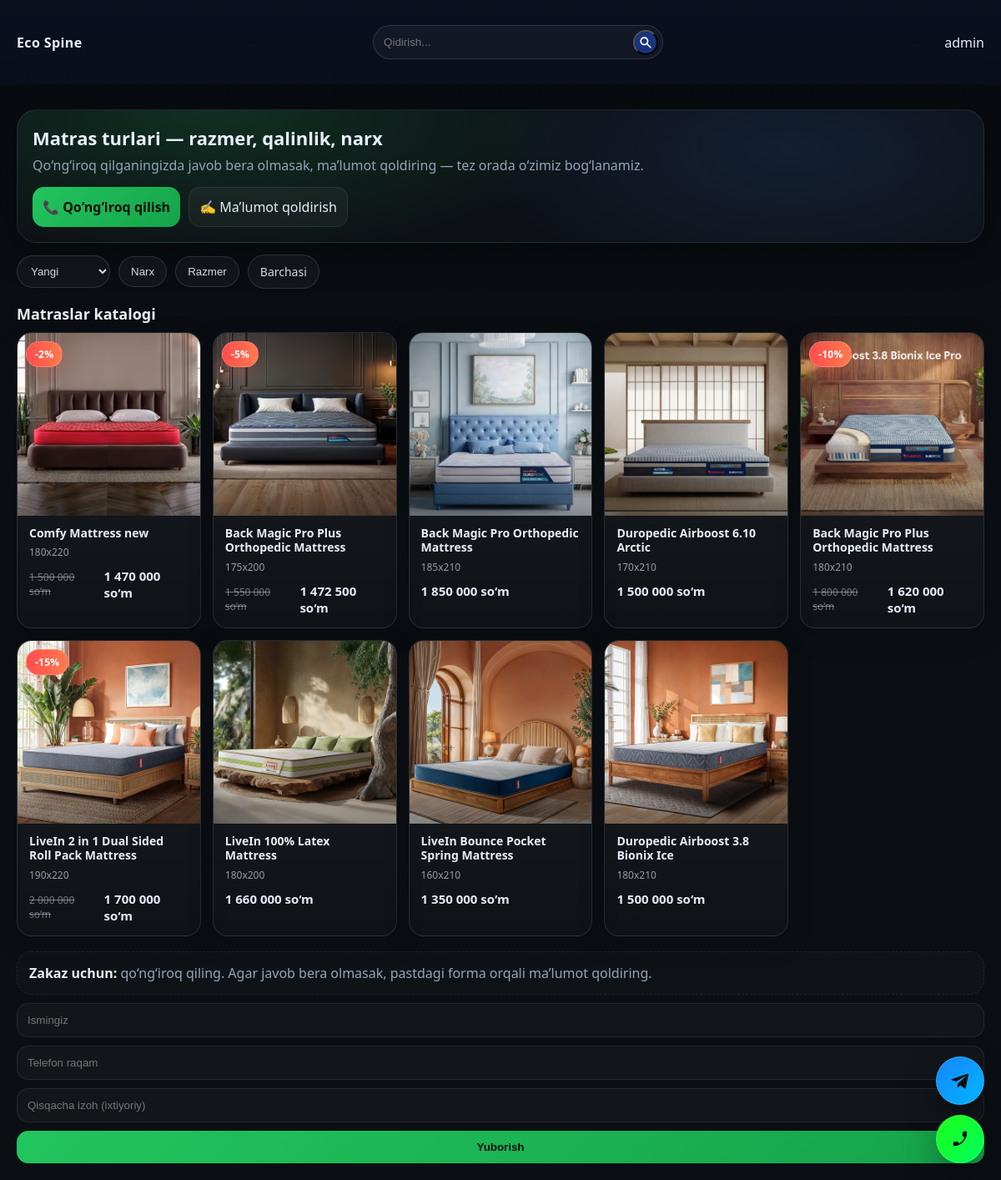
The page / on the database its author committed.
### app/models/product.py (models this page shows, shortened)
class Product(db.Model):
    __tablename__ = 'products'
    id = db.Column(db.Integer, primary_key=True)
    title = db.Column(db.String(120), nullable=False)
    price = db.Column(db.Integer, nullable=False, default=0)
    size = db.Column(db.String(20), nullable=False)
    description = db.Column(db.Text, nullable=False)
    image = db.Column(db.String(255))
    discount_percent = db.Column(db.Integer, default=0)
    is_active = db.Column(db.Boolean, default=True, nullable=False)
    created_by = db.Column(db.Integer, db.ForeignKey('users.id'))
    created_at = db.Column(db.DateTime, default=datetime.now)
    @hybrid_property
    def final_price(self):
        d = self.discount_percent or 0
        return int(self.price * (100 - d) / 100)

### app/routes/home.py (the view, shortened to what this page needs)
@home_bp.route('/', methods=['GET'])
def index():
    q = (request.args.get("q") or "").strip()
    sort = request.args.get("sort") or "new"
    min_price = (request.args.get("min_price") or "").strip()
    max_price = (request.args.get("max_price") or "").strip()
    selected_sizes = [s.strip() for s in request.args.getlist("sizes") if s.strip()]
    query = Product.query.filter(Product.is_active.is_(True))
    if selected_sizes:
        query = query.filter(Product.size.in_(selected_sizes))
    if min_price:
        try:
            query = query.filter(Product.final_price >= int(min_price))
        except ValueError:
            pass
    if max_price:
        try:
            query = query.filter(Product.final_price <= int(max_price))
        except ValueError:
            pass
    if sort == "price_asc":
        query = query.order_by(Product.final_price.asc())
    elif sort == "price_desc":
        query = query.order_by(Product.final_price.desc())
    elif sort == "discount_desc":
        query = query.order_by(Product.discount_percent.desc())
    else:
        query = query.order_by(Product.id.desc())
    products = query.all()
    sizes = [
        (r[0] or "").strip()
        for r in db.session.query(Product.size).distinct().order_by(Product.size).all()
        if (r[0] or "").strip()
    ]
    return render_template('main/home.html', products=products, sizes=sizes, selected_sizes=selected_sizes)

### app/__init__.py (called while the page is built)
def create_app():
    app = Flask(__name__, instance_relative_config=True)
    app.config.from_object(Config)
    db.init_app(app)
    from app.routes.home import home_bp
    from app.routes.admin import admin_bp
    app.register_blueprint(home_bp)
    app.register_blueprint(admin_bp, url_prefix='/admin')
    BASE_DIR = os.path.abspath(os.path.dirname(__file__))
    app.config["UPLOAD_FOLDER"] = os.path.join(BASE_DIR, "static", "uploads")
    @app.template_filter("uzs")
    def uzs(value):
        try:
            return f"{int(value):,}".replace(",", " ")
        except Exception:
            return value
    return app

### app/templates/main/home.html (shortened to what this page needs)
{% extends "base_home.html" %}
{% block body %}
  <div class="filters-row">
    <div class="sort-box">
      {% set cur_sort = request.args.get('sort','new') %}
      <select id="sortSelect">
        <option value="new" {% if cur_sort=='new' %}selected{% endif %}>Yangi</option>
      </select>
    </div>
    <button type="button" class="chip" data-open="#priceModal">
      Narx
    </button>
    <button type="button" class="chip" data-open="#sizeModal">
      Razmer
    </button>
    <a class="chip reset" href="{{ url_for('home.index') }}">Barchasi</a>
  </div>
  <div class="section">
    <h2>Matraslar katalogi</h2>
    <div class="products-grid">
    {% for product in products %}
      <a class="product-card" href="#"
        data-title="{{ product.title }}"
        data-size="{{ product.size }}"
        data-description="{{ product.description }}"
        data-price="{{ product.price | uzs }}"
        data-final="{{ product.final_price | uzs }}"
        data-discount="{{ product.discount_percent or 0 }}"
        data-image="{{ url_for('static', filename='uploads/' ~ product.image) }}"
        data-tg_user="saidkhans">
        <div class="img-wrap">
          {% if product.discount_percent and product.discount_percent > 0 %}
            <div class="badge-discount">-{{ product.discount_percent }}%</div>
          {% endif %}
          {% if product.image %}
            <img src="{{ url_for('static', filename='uploads/' ~ product.image) }}" alt="{{ product.title }}">
          {% else %}
            <div class="img-fallback">No image</div>
          {% endif %}
        </div>
        <div class="card-body">
          <div class="title">{{ product.title }}</div>
          <div class="meta">{{ product.size }}</div>
          {% if product.discount_percent and product.discount_percent > 0 %}
            <div class="price-row">
              <span class="old-price">{{ product.price | uzs }} so‘m</span>
              <span class="new-price">{{ product.final_price | uzs }} so‘m</span>
            </div>
          {% else %}
            <div class="price-row">
              <span class="new-price">{{ product.price | uzs }} so‘m</span>
            </div>
          {% endif %}
        </div>
      </a>
    {% endfor %}
    </div>
  </div>
{% endblock %}

### app/templates/base_home.html (shortened to what this page needs)
<!DOCTYPE html>
<html lang="en">
<head>
    <link rel="stylesheet" href="{{ url_for('static', filename='css/style-main.css') }}">
</head>
<body>
    <a href="#" target="_blank" class="fab-call tg" id="global_tg">
        <svg viewBox="0 0 24 24" width="22">
            <path fill="currentColor"
            d="M9.04 15.57l-.38 5.35c.54 0 .77-.23 1.05-.5l2.52-2.41 5.22 3.82c.96.53 1.64.25 1.9-.89l3.44-16.12h.01c.32-1.49-.54-2.07-1.47-1.72L1.7 9.7c-1.46.57-1.44 1.39-.25 1.76l5.3 1.66L19.02 6.1c.58-.35 1.11-.16.68.19"/>
        </svg>
    </a>
    <a class="fab-call" href="#" aria-label="Qo‘ng‘iroq qilish">
    </a>
    <header class="shop-header">
        <div class="topbar">
            <a href="{{ url_for('home.index') }}" class="logo">Eco Spine</a>
        <form id="filtersForm" method="get" action="{{ url_for('home.index') }}" class="search-bar">
            <input type="text" name="q" placeholder="Qidirish..." value="{{ request.args.get('q','') }}">
            <button style="padding: 0; background: none; width: 30px; height: 30px;" type="submit">
            </button>
        </form>
        <a href="{{ url_for('admin.admin_panel') }}">admin</a>
    </div>
    </header>
   <div class="page-container">
        <div class="hero">
            <h1>Matras turlari — razmer, qalinlik, narx</h1>
            <p>Qo‘ng‘iroq qilganingizda javob bera olmasak, ma’lumot qoldiring — tez orada o‘zimiz bog‘lanamiz.</p>
            <div class="hero-actions">
                <a class="btn btn-primary" href="tel:+998913573363">📞 Qo‘ng‘iroq qilish</a>
                <a class="btn" href="#callback">✍️ Ma’lumot qoldirish</a>
            </div>
        </div>
        {% block body %}{% endblock %}
        <div class="section">
            <div class="notice">
            <b style="color:#e7eef8">Zakaz uchun:</b> qo‘ng‘iroq qiling. Agar javob bera olmasak, pastdagi forma orqali ma’lumot qoldiring.
            </div>
        </div>
        <form class="form" action="#" method="post" id="callback">
        <input name="name" placeholder="Ismingiz" required>
        <input name="phone" placeholder="Telefon raqam" required>
        <input name="message" placeholder="Qisqacha izoh (ixtiyoriy)">
        <button class="btn btn-primary" type="submit">Yuborish</button>
        </form>
   </div>
</body>
</html>

### rows shown on the page
Product: discount_percent "2", image (picture), title "Comfy Mattress new", size "180x220", price|uzs "1 500 000", final_price|uzs "1 470 000"
Product: discount_percent "5", image (picture), title "Back Magic Pro Plus Orthopedic Mattress", size "175x200", price|uzs "1 550 000", final_price|uzs "1 472 500"
Product: image (picture), title "Back Magic Pro Orthopedic Mattress", size "185x210", price|uzs "1 850 000"
Product: image (picture), title "Duropedic Airboost 6.10 Arctic", size "170x210", price|uzs "1 500 000"
Product: discount_percent "10", image (picture), title "Back Magic Pro Plus Orthopedic Mattress", size "180x210", price|uzs "1 800 000", final_price|uzs "1 620 000"
Product: discount_percent "15", image (picture), title "LiveIn 2 in 1 Dual Sided Roll Pack Mattress", size "190x220", price|uzs "2 000 000", final_price|uzs "1 700 000"
Product: image (picture), title "LiveIn 100% Latex Mattress", size "180x200", price|uzs "1 660 000"
Product: image (picture), title "LiveIn Bounce Pocket Spring Mattress", size "160x210", price|uzs "1 350 000"
Product: image (picture), title "Duropedic Airboost 3.8 Bionix Ice", size "180x210", price|uzs "1 500 000"
